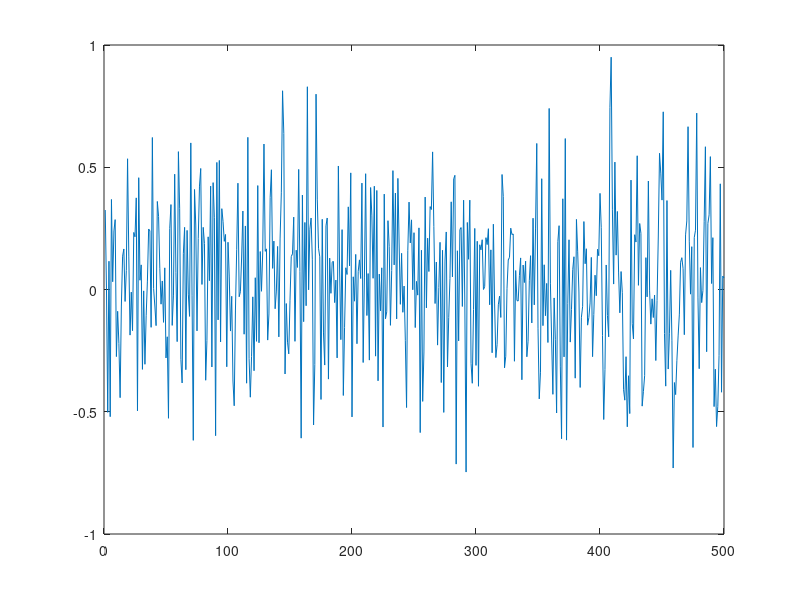

Source code (MATLAB): (Note: this script raises an error after producing the figure.)
duration = 60;
fs = 44100;
y0 = zeros(1, duration * fs);

y0 = y0';
y1 = awgn(y0,10);
plot(y1(1:500));

devWriter = audioDeviceWriter;
%fileWriter = dsp.AudioFileWriter('noise.wav','FileFormat','WAV');
tic;
% duplicate the y_1
y2 = [y1 y1];
audiowrite('WhiteNoise.wav', y2, fs);

release(devWriter);     % close the audio output device
%release(fileWriter);    % close the output file